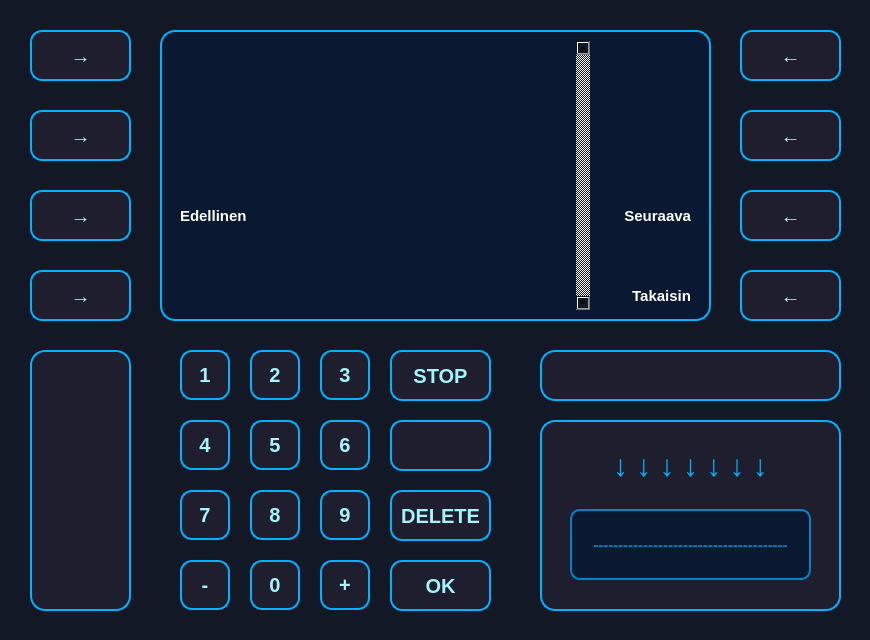
 <widget class="QDialog" name="TransactionWindow">
  <property name="geometry">
   <rect>
    <x>0</x>
    <y>0</y>
    <width>870</width>
    <height>640</height>
   </rect>
  </property>
  <property name="windowTitle">
   <string>Dialog</string>
  </property>
  <property name="styleSheet">
   <string notr="true">QDialog, QWidget {
    background-color: #121826;
}</string>
  </property>
  <widget class="QPushButton" name="btn_14">
   <property name="geometry">
    <rect>
     <x>390</x>
     <y>490</y>
     <width>101</width>
     <height>51</height>
    </rect>
   </property>
   <property name="font">
    <font>
     <pointsize>-1</pointsize>
     <bold>true</bold>
     <kerning>true</kerning>
    </font>
   </property>
   <property name="styleSheet">
    <string notr="true">QPushButton {
    background-color: #1E1E2E;
    color: #A5F3FC;
    font-size: 20px;
    font-weight: bold;
    border: 2px solid #00B2FF;
    border-radius: 12px;
    padding: 10px;
    box-shadow: 0px 4px 10px rgba(0, 178, 255, 0.3);
    transition: all 0.2s ease-in-out;
}

QPushButton:hover {
    background-color: #00B2FF;
    color: #1E1E2E;
    border: 2px solid #A5F3FC;
    box-shadow: 0px 4px 15px rgba(165, 243, 252, 0.6);
    transform: scale(1.05);
}

QPushButton:pressed {
    background-color: #0084C9;
    color: #FFFFFF;
    box-shadow: inset 0px 4px 8px rgba(0, 0, 0, 0.5);
    transform: scale(0.95);
}
</string>
   </property>
   <property name="text">
    <string>DELETE</string>
   </property>
  </widget>
  <widget class="QPushButton" name="btnEmpty_2">
   <property name="geometry">
    <rect>
     <x>740</x>
     <y>110</y>
     <width>101</width>
     <height>51</height>
    </rect>
   </property>
   <property name="layoutDirection">
    <enum>Qt::LayoutDirection::LeftToRight</enum>
   </property>
   <property name="autoFillBackground">
    <bool>false</bool>
   </property>
   <property name="styleSheet">
    <string notr="true">QPushButton {
    background-color: #1E1E2E;
    color: #A5F3FC;
    font-size: 20px;
    font-weight: bold;
    border: 2px solid #00B2FF;
    border-radius: 12px;
    padding: 10px;
    box-shadow: 0px 4px 10px rgba(0, 178, 255, 0.3);
    transition: all 0.2s ease-in-out;
}

QPushButton:hover {
    background-color: #00B2FF;
    color: #1E1E2E;
    border: 2px solid #A5F3FC;
    box-shadow: 0px 4px 15px rgba(165, 243, 252, 0.6);
    transform: scale(1.05);
}

QPushButton:pressed {
    background-color: #0084C9;
    color: #FFFFFF;
    box-shadow: inset 0px 4px 8px rgba(0, 0, 0, 0.5);
    transform: scale(0.95);
}
</string>
   </property>
   <property name="text">
    <string>←</string>
   </property>
  </widget>
  <widget class="QPushButton" name="btnOK">
   <property name="geometry">
    <rect>
     <x>390</x>
     <y>560</y>
     <width>101</width>
     <height>51</height>
    </rect>
   </property>
   <property name="layoutDirection">
    <enum>Qt::LayoutDirection::LeftToRight</enum>
   </property>
   <property name="styleSheet">
    <string notr="true">QPushButton {
    background-color: #1E1E2E;
    color: #A5F3FC;
    font-size: 20px;
    font-weight: bold;
    border: 2px solid #00B2FF;
    border-radius: 12px;
    padding: 10px;
    box-shadow: 0px 4px 10px rgba(0, 178, 255, 0.3);
    transition: all 0.2s ease-in-out;
}

QPushButton:hover {
    background-color: #00B2FF;
    color: #1E1E2E;
    border: 2px solid #A5F3FC;
    box-shadow: 0px 4px 15px rgba(165, 243, 252, 0.6);
    transform: scale(1.05);
}

QPushButton:pressed {
    background-color: #0084C9;
    color: #FFFFFF;
    box-shadow: inset 0px 4px 8px rgba(0, 0, 0, 0.5);
    transform: scale(0.95);
}
</string>
   </property>
   <property name="text">
    <string>OK</string>
   </property>
  </widget>
  <widget class="QPushButton" name="btnBack_2">
   <property name="geometry">
    <rect>
     <x>390</x>
     <y>350</y>
     <width>101</width>
     <height>51</height>
    </rect>
   </property>
   <property name="styleSheet">
    <string notr="true">QPushButton {
    background-color: #1E1E2E;
    color: #A5F3FC;
    font-size: 20px;
    font-weight: bold;
    border: 2px solid #00B2FF;
    border-radius: 12px;
    padding: 10px;
    box-shadow: 0px 4px 10px rgba(0, 178, 255, 0.3);
    transition: all 0.2s ease-in-out;
}

QPushButton:hover {
    background-color: #00B2FF;
    color: #1E1E2E;
    border: 2px solid #A5F3FC;
    box-shadow: 0px 4px 15px rgba(165, 243, 252, 0.6);
    transform: scale(1.05);
}

QPushButton:pressed {
    background-color: #0084C9;
    color: #FFFFFF;
    box-shadow: inset 0px 4px 8px rgba(0, 0, 0, 0.5);
    transform: scale(0.95);
}
</string>
   </property>
   <property name="text">
    <string>STOP</string>
   </property>
  </widget>
  <widget class="QLabel" name="cardSlot">
   <property name="geometry">
    <rect>
     <x>540</x>
     <y>420</y>
     <width>301</width>
     <height>191</height>
    </rect>
   </property>
   <property name="styleSheet">
    <string notr="true">QLabel#cardSlot {
    background-color: #1E1E2E;
    border: 2px solid #00B2FF;
    border-radius: 15px;
    min-width: 160px;
    min-height: 60px;
    text-align: center;
    color: #A5F3FC;
    font-size: 16px;
    font-weight: bold;
    box-shadow: inset 0px 5px 10px rgba(0, 0, 0, 0.6);
}
</string>
   </property>
   <property name="text">
    <string/>
   </property>
  </widget>
  <widget class="QPushButton" name="btn_3">
   <property name="geometry">
    <rect>
     <x>320</x>
     <y>350</y>
     <width>50</width>
     <height>50</height>
    </rect>
   </property>
   <property name="font">
    <font>
     <pointsize>-1</pointsize>
     <bold>true</bold>
     <kerning>true</kerning>
    </font>
   </property>
   <property name="styleSheet">
    <string notr="true">QPushButton {
    background-color: #1E1E2E;
    color: #A5F3FC;
    font-size: 20px;
    font-weight: bold;
    border: 2px solid #00B2FF;
    border-radius: 12px;
    padding: 10px;
    box-shadow: 0px 4px 10px rgba(0, 178, 255, 0.3);
    transition: all 0.2s ease-in-out;
}

QPushButton:hover {
    background-color: #00B2FF;
    color: #1E1E2E;
    border: 2px solid #A5F3FC;
    box-shadow: 0px 4px 15px rgba(165, 243, 252, 0.6);
    transform: scale(1.05);
}

QPushButton:pressed {
    background-color: #0084C9;
    color: #FFFFFF;
    box-shadow: inset 0px 4px 8px rgba(0, 0, 0, 0.5);
    transform: scale(0.95);
}
</string>
   </property>
   <property name="text">
    <string>3</string>
   </property>
  </widget>
  <widget class="QLabel" name="cardSlot_3">
   <property name="geometry">
    <rect>
     <x>30</x>
     <y>350</y>
     <width>101</width>
     <height>261</height>
    </rect>
   </property>
   <property name="styleSheet">
    <string notr="true">QLabel#cardSlot_3 {
    background-color: #1E1E2E;
    border: 2px solid #00B2FF;
    border-radius: 15px;
    text-align: center;
    color: #A5F3FC;
    font-size: 16px;
    font-weight: bold;
    box-shadow: inset 0px 5px 10px rgba(0, 0, 0, 0.6);
}
</string>
   </property>
   <property name="text">
    <string/>
   </property>
  </widget>
  <widget class="QPushButton" name="btnBack">
   <property name="geometry">
    <rect>
     <x>740</x>
     <y>270</y>
     <width>101</width>
     <height>51</height>
    </rect>
   </property>
   <property name="styleSheet">
    <string notr="true">QPushButton {
    background-color: #1E1E2E;
    color: #A5F3FC;
    font-size: 20px;
    font-weight: bold;
    border: 2px solid #00B2FF;
    border-radius: 12px;
    padding: 10px;
    box-shadow: 0px 4px 10px rgba(0, 178, 255, 0.3);
    transition: all 0.2s ease-in-out;
}

QPushButton:hover {
    background-color: #00B2FF;
    color: #1E1E2E;
    border: 2px solid #A5F3FC;
    box-shadow: 0px 4px 15px rgba(165, 243, 252, 0.6);
    transform: scale(1.05);
}

QPushButton:pressed {
    background-color: #0084C9;
    color: #FFFFFF;
    box-shadow: inset 0px 4px 8px rgba(0, 0, 0, 0.5);
    transform: scale(0.95);
}
</string>
   </property>
   <property name="text">
    <string>←</string>
   </property>
  </widget>
  <widget class="QLabel" name="cardSlotBorder">
   <property name="geometry">
    <rect>
     <x>570</x>
     <y>509</y>
     <width>241</width>
     <height>71</height>
    </rect>
   </property>
   <property name="styleSheet">
    <string notr="true">QLabel#cardSlotBorder {
	font-size: 15px;
	color: #0084C9;
	font-weight: bold;
    background-color: #0A1931;
    border: 2px solid #0084C9;
    border-radius: 10px;
    min-width: 140px;
    min-height: 20px;
}

</string>
   </property>
   <property name="text">
    <string>---------------------------------------</string>
   </property>
   <property name="alignment">
    <set>Qt::AlignmentFlag::AlignCenter</set>
   </property>
  </widget>
  <widget class="QPushButton" name="btnPrev">
   <property name="geometry">
    <rect>
     <x>30</x>
     <y>190</y>
     <width>101</width>
     <height>51</height>
    </rect>
   </property>
   <property name="layoutDirection">
    <enum>Qt::LayoutDirection::LeftToRight</enum>
   </property>
   <property name="autoFillBackground">
    <bool>false</bool>
   </property>
   <property name="styleSheet">
    <string notr="true">QPushButton {
    background-color: #1E1E2E;
    color: #A5F3FC;
    font-size: 20px;
    font-weight: bold;
    border: 2px solid #00B2FF;
    border-radius: 12px;
    padding: 6px;
    box-shadow: 0px 4px 10px rgba(0, 178, 255, 0.3);
    transition: all 0.2s ease-in-out;
}

QPushButton:hover {
    background-color: #00B2FF;
    color: #1E1E2E;
    border: 2px solid #A5F3FC;
    box-shadow: 0px 4px 15px rgba(165, 243, 252, 0.6);
    transform: scale(1.05);
}

QPushButton:pressed {
    background-color: #0084C9;
    color: #FFFFFF;
    box-shadow: inset 0px 4px 8px rgba(0, 0, 0, 0.5);
    transform: scale(0.95);
}
</string>
   </property>
   <property name="text">
    <string>→</string>
   </property>
  </widget>
  <widget class="QPushButton" name="btn_15">
   <property name="geometry">
    <rect>
     <x>390</x>
     <y>420</y>
     <width>101</width>
     <height>51</height>
    </rect>
   </property>
   <property name="font">
    <font>
     <pointsize>-1</pointsize>
     <bold>true</bold>
     <kerning>true</kerning>
    </font>
   </property>
   <property name="styleSheet">
    <string notr="true">QPushButton {
    background-color: #1E1E2E;
    color: #A5F3FC;
    font-size: 20px;
    font-weight: bold;
    border: 2px solid #00B2FF;
    border-radius: 12px;
    padding: 10px;
    box-shadow: 0px 4px 10px rgba(0, 178, 255, 0.3);
    transition: all 0.2s ease-in-out;
}

QPushButton:hover {
    background-color: #00B2FF;
    color: #1E1E2E;
    border: 2px solid #A5F3FC;
    box-shadow: 0px 4px 15px rgba(165, 243, 252, 0.6);
    transform: scale(1.05);
}

QPushButton:pressed {
    background-color: #0084C9;
    color: #FFFFFF;
    box-shadow: inset 0px 4px 8px rgba(0, 0, 0, 0.5);
    transform: scale(0.95);
}
</string>
   </property>
   <property name="text">
    <string/>
   </property>
  </widget>
  <widget class="QPushButton" name="btn_11">
   <property name="geometry">
    <rect>
     <x>180</x>
     <y>560</y>
     <width>50</width>
     <height>50</height>
    </rect>
   </property>
   <property name="font">
    <font>
     <pointsize>-1</pointsize>
     <bold>true</bold>
     <kerning>true</kerning>
    </font>
   </property>
   <property name="styleSheet">
    <string notr="true">QPushButton {
    background-color: #1E1E2E;
    color: #A5F3FC;
    font-size: 20px;
    font-weight: bold;
    border: 2px solid #00B2FF;
    border-radius: 12px;
    padding: 10px;
    box-shadow: 0px 4px 10px rgba(0, 178, 255, 0.3);
    transition: all 0.2s ease-in-out;
}

QPushButton:hover {
    background-color: #00B2FF;
    color: #1E1E2E;
    border: 2px solid #A5F3FC;
    box-shadow: 0px 4px 15px rgba(165, 243, 252, 0.6);
    transform: scale(1.05);
}

QPushButton:pressed {
    background-color: #0084C9;
    color: #FFFFFF;
    box-shadow: inset 0px 4px 8px rgba(0, 0, 0, 0.5);
    transform: scale(0.95);
}
</string>
   </property>
   <property name="text">
    <string>-</string>
   </property>
  </widget>
  <widget class="QPushButton" name="btn_7">
   <property name="geometry">
    <rect>
     <x>180</x>
     <y>490</y>
     <width>50</width>
     <height>50</height>
    </rect>
   </property>
   <property name="font">
    <font>
     <pointsize>-1</pointsize>
     <bold>true</bold>
     <kerning>true</kerning>
    </font>
   </property>
   <property name="styleSheet">
    <string notr="true">QPushButton {
    background-color: #1E1E2E;
    color: #A5F3FC;
    font-size: 20px;
    font-weight: bold;
    border: 2px solid #00B2FF;
    border-radius: 12px;
    padding: 10px;
    box-shadow: 0px 4px 10px rgba(0, 178, 255, 0.3);
    transition: all 0.2s ease-in-out;
}

QPushButton:hover {
    background-color: #00B2FF;
    color: #1E1E2E;
    border: 2px solid #A5F3FC;
    box-shadow: 0px 4px 15px rgba(165, 243, 252, 0.6);
    transform: scale(1.05);
}

QPushButton:pressed {
    background-color: #0084C9;
    color: #FFFFFF;
    box-shadow: inset 0px 4px 8px rgba(0, 0, 0, 0.5);
    transform: scale(0.95);
}
</string>
   </property>
   <property name="text">
    <string>7</string>
   </property>
  </widget>
  <widget class="QLabel" name="cardSlot_2">
   <property name="geometry">
    <rect>
     <x>540</x>
     <y>350</y>
     <width>301</width>
     <height>51</height>
    </rect>
   </property>
   <property name="styleSheet">
    <string notr="true">QLabel#cardSlot_2 {
    background-color: #1E1E2E;
    border: 2px solid #00B2FF;
    border-radius: 15px;
    text-align: center;
    color: #A5F3FC;
    font-size: 16px;
    font-weight: bold;
    box-shadow: inset 0px 5px 10px rgba(0, 0, 0, 0.6);
}
</string>
   </property>
   <property name="text">
    <string/>
   </property>
  </widget>
  <widget class="QPushButton" name="btn_9">
   <property name="geometry">
    <rect>
     <x>320</x>
     <y>490</y>
     <width>50</width>
     <height>50</height>
    </rect>
   </property>
   <property name="font">
    <font>
     <pointsize>-1</pointsize>
     <bold>true</bold>
     <kerning>true</kerning>
    </font>
   </property>
   <property name="styleSheet">
    <string notr="true">QPushButton {
    background-color: #1E1E2E;
    color: #A5F3FC;
    font-size: 20px;
    font-weight: bold;
    border: 2px solid #00B2FF;
    border-radius: 12px;
    padding: 10px;
    box-shadow: 0px 4px 10px rgba(0, 178, 255, 0.3);
    transition: all 0.2s ease-in-out;
}

QPushButton:hover {
    background-color: #00B2FF;
    color: #1E1E2E;
    border: 2px solid #A5F3FC;
    box-shadow: 0px 4px 15px rgba(165, 243, 252, 0.6);
    transform: scale(1.05);
}

QPushButton:pressed {
    background-color: #0084C9;
    color: #FFFFFF;
    box-shadow: inset 0px 4px 8px rgba(0, 0, 0, 0.5);
    transform: scale(0.95);
}
</string>
   </property>
   <property name="text">
    <string>9</string>
   </property>
  </widget>
  <widget class="QPushButton" name="btn_5">
   <property name="geometry">
    <rect>
     <x>250</x>
     <y>420</y>
     <width>50</width>
     <height>50</height>
    </rect>
   </property>
   <property name="font">
    <font>
     <pointsize>-1</pointsize>
     <bold>true</bold>
     <kerning>true</kerning>
    </font>
   </property>
   <property name="styleSheet">
    <string notr="true">QPushButton {
    background-color: #1E1E2E;
    color: #A5F3FC;
    font-size: 20px;
    font-weight: bold;
    border: 2px solid #00B2FF;
    border-radius: 12px;
    padding: 10px;
    box-shadow: 0px 4px 10px rgba(0, 178, 255, 0.3);
    transition: all 0.2s ease-in-out;
}

QPushButton:hover {
    background-color: #00B2FF;
    color: #1E1E2E;
    border: 2px solid #A5F3FC;
    box-shadow: 0px 4px 15px rgba(165, 243, 252, 0.6);
    transform: scale(1.05);
}

QPushButton:pressed {
    background-color: #0084C9;
    color: #FFFFFF;
    box-shadow: inset 0px 4px 8px rgba(0, 0, 0, 0.5);
    transform: scale(0.95);
}
</string>
   </property>
   <property name="text">
    <string>5</string>
   </property>
  </widget>
  <widget class="QPushButton" name="btn_10">
   <property name="geometry">
    <rect>
     <x>320</x>
     <y>560</y>
     <width>50</width>
     <height>50</height>
    </rect>
   </property>
   <property name="font">
    <font>
     <pointsize>-1</pointsize>
     <bold>true</bold>
     <kerning>true</kerning>
    </font>
   </property>
   <property name="styleSheet">
    <string notr="true">QPushButton {
    background-color: #1E1E2E;
    color: #A5F3FC;
    font-size: 20px;
    font-weight: bold;
    border: 2px solid #00B2FF;
    border-radius: 12px;
    padding: 10px;
    box-shadow: 0px 4px 10px rgba(0, 178, 255, 0.3);
    transition: all 0.2s ease-in-out;
}

QPushButton:hover {
    background-color: #00B2FF;
    color: #1E1E2E;
    border: 2px solid #A5F3FC;
    box-shadow: 0px 4px 15px rgba(165, 243, 252, 0.6);
    transform: scale(1.05);
}

QPushButton:pressed {
    background-color: #0084C9;
    color: #FFFFFF;
    box-shadow: inset 0px 4px 8px rgba(0, 0, 0, 0.5);
    transform: scale(0.95);
}
</string>
   </property>
   <property name="text">
    <string>+</string>
   </property>
  </widget>
  <widget class="QPushButton" name="btnEmpty_4">
   <property name="geometry">
    <rect>
     <x>30</x>
     <y>30</y>
     <width>101</width>
     <height>51</height>
    </rect>
   </property>
   <property name="layoutDirection">
    <enum>Qt::LayoutDirection::LeftToRight</enum>
   </property>
   <property name="autoFillBackground">
    <bool>false</bool>
   </property>
   <property name="styleSheet">
    <string notr="true">QPushButton {
    background-color: #1E1E2E;
    color: #A5F3FC;
    font-size: 20px;
    font-weight: bold;
    border: 2px solid #00B2FF;
    border-radius: 12px;
    padding: 10px;
    box-shadow: 0px 4px 10px rgba(0, 178, 255, 0.3);
    transition: all 0.2s ease-in-out;
}

QPushButton:hover {
    background-color: #00B2FF;
    color: #1E1E2E;
    border: 2px solid #A5F3FC;
    box-shadow: 0px 4px 15px rgba(165, 243, 252, 0.6);
    transform: scale(1.05);
}

QPushButton:pressed {
    background-color: #0084C9;
    color: #FFFFFF;
    box-shadow: inset 0px 4px 8px rgba(0, 0, 0, 0.5);
    transform: scale(0.95);
}
</string>
   </property>
   <property name="text">
    <string>→</string>
   </property>
  </widget>
  <widget class="QPushButton" name="btn_0">
   <property name="geometry">
    <rect>
     <x>250</x>
     <y>560</y>
     <width>50</width>
     <height>50</height>
    </rect>
   </property>
   <property name="font">
    <font>
     <pointsize>-1</pointsize>
     <bold>true</bold>
     <kerning>true</kerning>
    </font>
   </property>
   <property name="styleSheet">
    <string notr="true">QPushButton {
    background-color: #1E1E2E;
    color: #A5F3FC;
    font-size: 20px;
    font-weight: bold;
    border: 2px solid #00B2FF;
    border-radius: 12px;
    padding: 10px;
    box-shadow: 0px 4px 10px rgba(0, 178, 255, 0.3);
    transition: all 0.2s ease-in-out;
}

QPushButton:hover {
    background-color: #00B2FF;
    color: #1E1E2E;
    border: 2px solid #A5F3FC;
    box-shadow: 0px 4px 15px rgba(165, 243, 252, 0.6);
    transform: scale(1.05);
}

QPushButton:pressed {
    background-color: #0084C9;
    color: #FFFFFF;
    box-shadow: inset 0px 4px 8px rgba(0, 0, 0, 0.5);
    transform: scale(0.95);
}
</string>
   </property>
   <property name="text">
    <string>0</string>
   </property>
  </widget>
  <widget class="QPushButton" name="btn_4">
   <property name="geometry">
    <rect>
     <x>180</x>
     <y>420</y>
     <width>50</width>
     <height>50</height>
    </rect>
   </property>
   <property name="font">
    <font>
     <pointsize>-1</pointsize>
     <bold>true</bold>
     <kerning>true</kerning>
    </font>
   </property>
   <property name="styleSheet">
    <string notr="true">QPushButton {
    background-color: #1E1E2E;
    color: #A5F3FC;
    font-size: 20px;
    font-weight: bold;
    border: 2px solid #00B2FF;
    border-radius: 12px;
    padding: 10px;
    box-shadow: 0px 4px 10px rgba(0, 178, 255, 0.3);
    transition: all 0.2s ease-in-out;
}

QPushButton:hover {
    background-color: #00B2FF;
    color: #1E1E2E;
    border: 2px solid #A5F3FC;
    box-shadow: 0px 4px 15px rgba(165, 243, 252, 0.6);
    transform: scale(1.05);
}

QPushButton:pressed {
    background-color: #0084C9;
    color: #FFFFFF;
    box-shadow: inset 0px 4px 8px rgba(0, 0, 0, 0.5);
    transform: scale(0.95);
}
</string>
   </property>
   <property name="text">
    <string>4</string>
   </property>
  </widget>
  <widget class="QPushButton" name="btn_2">
   <property name="geometry">
    <rect>
     <x>250</x>
     <y>350</y>
     <width>50</width>
     <height>50</height>
    </rect>
   </property>
   <property name="font">
    <font>
     <pointsize>-1</pointsize>
     <bold>true</bold>
     <kerning>true</kerning>
    </font>
   </property>
   <property name="styleSheet">
    <string notr="true">QPushButton {
    background-color: #1E1E2E;
    color: #A5F3FC;
    font-size: 20px;
    font-weight: bold;
    border: 2px solid #00B2FF;
    border-radius: 12px;
    padding: 10px;
    box-shadow: 0px 4px 10px rgba(0, 178, 255, 0.3);
    transition: all 0.2s ease-in-out;
}

QPushButton:hover {
    background-color: #00B2FF;
    color: #1E1E2E;
    border: 2px solid #A5F3FC;
    box-shadow: 0px 4px 15px rgba(165, 243, 252, 0.6);
    transform: scale(1.05);
}

QPushButton:pressed {
    background-color: #0084C9;
    color: #FFFFFF;
    box-shadow: inset 0px 4px 8px rgba(0, 0, 0, 0.5);
    transform: scale(0.95);
}
</string>
   </property>
   <property name="text">
    <string>2</string>
   </property>
  </widget>
  <widget class="QPushButton" name="btnEmpty_7">
   <property name="geometry">
    <rect>
     <x>30</x>
     <y>270</y>
     <width>101</width>
     <height>51</height>
    </rect>
   </property>
   <property name="layoutDirection">
    <enum>Qt::LayoutDirection::LeftToRight</enum>
   </property>
   <property name="autoFillBackground">
    <bool>false</bool>
   </property>
   <property name="styleSheet">
    <string notr="true">QPushButton {
    background-color: #1E1E2E;
    color: #A5F3FC;
    font-size: 20px;
    font-weight: bold;
    border: 2px solid #00B2FF;
    border-radius: 12px;
    padding: 10px;
    box-shadow: 0px 4px 10px rgba(0, 178, 255, 0.3);
    transition: all 0.2s ease-in-out;
}

QPushButton:hover {
    background-color: #00B2FF;
    color: #1E1E2E;
    border: 2px solid #A5F3FC;
    box-shadow: 0px 4px 15px rgba(165, 243, 252, 0.6);
    transform: scale(1.05);
}

QPushButton:pressed {
    background-color: #0084C9;
    color: #FFFFFF;
    box-shadow: inset 0px 4px 8px rgba(0, 0, 0, 0.5);
    transform: scale(0.95);
}
</string>
   </property>
   <property name="text">
    <string>→</string>
   </property>
  </widget>
  <widget class="QPushButton" name="btnNext">
   <property name="geometry">
    <rect>
     <x>740</x>
     <y>190</y>
     <width>101</width>
     <height>51</height>
    </rect>
   </property>
   <property name="layoutDirection">
    <enum>Qt::LayoutDirection::LeftToRight</enum>
   </property>
   <property name="autoFillBackground">
    <bool>false</bool>
   </property>
   <property name="styleSheet">
    <string notr="true">QPushButton {
    background-color: #1E1E2E;
    color: #A5F3FC;
    font-size: 20px;
    font-weight: bold;
    border: 2px solid #00B2FF;
    border-radius: 12px;
    padding: 6px;
    box-shadow: 0px 4px 10px rgba(0, 178, 255, 0.3);
    transition: all 0.2s ease-in-out;
}

QPushButton:hover {
    background-color: #00B2FF;
    color: #1E1E2E;
    border: 2px solid #A5F3FC;
    box-shadow: 0px 4px 15px rgba(165, 243, 252, 0.6);
    transform: scale(1.05);
}

QPushButton:pressed {
    background-color: #0084C9;
    color: #FFFFFF;
    box-shadow: inset 0px 4px 8px rgba(0, 0, 0, 0.5);
    transform: scale(0.95);
}
</string>
   </property>
   <property name="text">
    <string>←</string>
   </property>
  </widget>
  <widget class="QLabel" name="cardArrow">
   <property name="geometry">
    <rect>
     <x>570</x>
     <y>430</y>
     <width>241</width>
     <height>71</height>
    </rect>
   </property>
   <property name="styleSheet">
    <string notr="true">QLabel#cardArrow {
    font-size: 30px;
    color: #00B2FF;
    font-weight: bold;
    text-align: center;
    min-width: 30px;
    min-height: 30px;
	background-color: transparent;
}
</string>
   </property>
   <property name="text">
    <string>↓ ↓ ↓ ↓ ↓ ↓ ↓</string>
   </property>
   <property name="alignment">
    <set>Qt::AlignmentFlag::AlignCenter</set>
   </property>
  </widget>
  <widget class="QPushButton" name="btn_6">
   <property name="geometry">
    <rect>
     <x>320</x>
     <y>420</y>
     <width>50</width>
     <height>50</height>
    </rect>
   </property>
   <property name="font">
    <font>
     <pointsize>-1</pointsize>
     <bold>true</bold>
     <kerning>true</kerning>
    </font>
   </property>
   <property name="styleSheet">
    <string notr="true">QPushButton {
    background-color: #1E1E2E;
    color: #A5F3FC;
    font-size: 20px;
    font-weight: bold;
    border: 2px solid #00B2FF;
    border-radius: 12px;
    padding: 10px;
    box-shadow: 0px 4px 10px rgba(0, 178, 255, 0.3);
    transition: all 0.2s ease-in-out;
}

QPushButton:hover {
    background-color: #00B2FF;
    color: #1E1E2E;
    border: 2px solid #A5F3FC;
    box-shadow: 0px 4px 15px rgba(165, 243, 252, 0.6);
    transform: scale(1.05);
}

QPushButton:pressed {
    background-color: #0084C9;
    color: #FFFFFF;
    box-shadow: inset 0px 4px 8px rgba(0, 0, 0, 0.5);
    transform: scale(0.95);
}
</string>
   </property>
   <property name="text">
    <string>6</string>
   </property>
  </widget>
  <widget class="QPushButton" name="btnEmpty_5">
   <property name="geometry">
    <rect>
     <x>30</x>
     <y>110</y>
     <width>101</width>
     <height>51</height>
    </rect>
   </property>
   <property name="layoutDirection">
    <enum>Qt::LayoutDirection::LeftToRight</enum>
   </property>
   <property name="autoFillBackground">
    <bool>false</bool>
   </property>
   <property name="styleSheet">
    <string notr="true">QPushButton {
    background-color: #1E1E2E;
    color: #A5F3FC;
    font-size: 20px;
    font-weight: bold;
    border: 2px solid #00B2FF;
    border-radius: 12px;
    padding: 10px;
    box-shadow: 0px 4px 10px rgba(0, 178, 255, 0.3);
    transition: all 0.2s ease-in-out;
}

QPushButton:hover {
    background-color: #00B2FF;
    color: #1E1E2E;
    border: 2px solid #A5F3FC;
    box-shadow: 0px 4px 15px rgba(165, 243, 252, 0.6);
    transform: scale(1.05);
}

QPushButton:pressed {
    background-color: #0084C9;
    color: #FFFFFF;
    box-shadow: inset 0px 4px 8px rgba(0, 0, 0, 0.5);
    transform: scale(0.95);
}
</string>
   </property>
   <property name="text">
    <string>→</string>
   </property>
  </widget>
  <widget class="QPushButton" name="btn_8">
   <property name="geometry">
    <rect>
     <x>250</x>
     <y>490</y>
     <width>50</width>
     <height>50</height>
    </rect>
   </property>
   <property name="font">
    <font>
     <pointsize>-1</pointsize>
     <bold>true</bold>
     <kerning>true</kerning>
    </font>
   </property>
   <property name="styleSheet">
    <string notr="true">QPushButton {
    background-color: #1E1E2E;
    color: #A5F3FC;
    font-size: 20px;
    font-weight: bold;
    border: 2px solid #00B2FF;
    border-radius: 12px;
    padding: 10px;
    box-shadow: 0px 4px 10px rgba(0, 178, 255, 0.3);
    transition: all 0.2s ease-in-out;
}

QPushButton:hover {
    background-color: #00B2FF;
    color: #1E1E2E;
    border: 2px solid #A5F3FC;
    box-shadow: 0px 4px 15px rgba(165, 243, 252, 0.6);
    transform: scale(1.05);
}

QPushButton:pressed {
    background-color: #0084C9;
    color: #FFFFFF;
    box-shadow: inset 0px 4px 8px rgba(0, 0, 0, 0.5);
    transform: scale(0.95);
}
</string>
   </property>
   <property name="text">
    <string>8</string>
   </property>
  </widget>
  <widget class="QPushButton" name="btn_1">
   <property name="geometry">
    <rect>
     <x>180</x>
     <y>350</y>
     <width>50</width>
     <height>50</height>
    </rect>
   </property>
   <property name="font">
    <font>
     <pointsize>-1</pointsize>
     <bold>true</bold>
     <kerning>true</kerning>
    </font>
   </property>
   <property name="styleSheet">
    <string notr="true">QPushButton {
    background-color: #1E1E2E;
    color: #A5F3FC;
    font-size: 20px;
    font-weight: bold;
    border: 2px solid #00B2FF;
    border-radius: 12px;
    padding: 10px;
    box-shadow: 0px 4px 10px rgba(0, 178, 255, 0.3);
    transition: all 0.2s ease-in-out;
}

QPushButton:hover {
    background-color: #00B2FF;
    color: #1E1E2E;
    border: 2px solid #A5F3FC;
    box-shadow: 0px 4px 15px rgba(165, 243, 252, 0.6);
    transform: scale(1.05);
}

QPushButton:pressed {
    background-color: #0084C9;
    color: #FFFFFF;
    box-shadow: inset 0px 4px 8px rgba(0, 0, 0, 0.5);
    transform: scale(0.95);
}
</string>
   </property>
   <property name="text">
    <string>1</string>
   </property>
  </widget>
  <widget class="QPushButton" name="btnEmpty_3">
   <property name="geometry">
    <rect>
     <x>740</x>
     <y>30</y>
     <width>101</width>
     <height>51</height>
    </rect>
   </property>
   <property name="layoutDirection">
    <enum>Qt::LayoutDirection::LeftToRight</enum>
   </property>
   <property name="autoFillBackground">
    <bool>false</bool>
   </property>
   <property name="styleSheet">
    <string notr="true">QPushButton {
    background-color: #1E1E2E;
    color: #A5F3FC;
    font-size: 20px;
    font-weight: bold;
    border: 2px solid #00B2FF;
    border-radius: 12px;
    padding: 10px;
    box-shadow: 0px 4px 10px rgba(0, 178, 255, 0.3);
    transition: all 0.2s ease-in-out;
}

QPushButton:hover {
    background-color: #00B2FF;
    color: #1E1E2E;
    border: 2px solid #A5F3FC;
    box-shadow: 0px 4px 15px rgba(165, 243, 252, 0.6);
    transform: scale(1.05);
}

QPushButton:pressed {
    background-color: #0084C9;
    color: #FFFFFF;
    box-shadow: inset 0px 4px 8px rgba(0, 0, 0, 0.5);
    transform: scale(0.95);
}
</string>
   </property>
   <property name="text">
    <string>←</string>
   </property>
  </widget>
  <widget class="QTableWidget" name="tableWidget">
   <property name="geometry">
    <rect>
     <x>270</x>
     <y>30</y>
     <width>331</width>
     <height>291</height>
    </rect>
   </property>
   <property name="layoutDirection">
    <enum>Qt::LayoutDirection::LeftToRight</enum>
   </property>
   <property name="autoFillBackground">
    <bool>false</bool>
   </property>
   <property name="styleSheet">
    <string notr="true">QTableWidget {
	background-color: transparent;
    padding: 10px;
    color: #A5F3FC;
    font-size: 18px;
    font-weight: bold;
}


QHeaderView::section { 
    background-color: lightgray; 
    color: black; 
    font-weight: bold; 
}

QTableCornerButton::section {
    background-color: lightgray; 
}

QTableWidget QTableView::item {
    color: black;
}

</string>
   </property>
   <property name="frameShape">
    <enum>QFrame::Shape::StyledPanel</enum>
   </property>
   <property name="lineWidth">
    <number>1</number>
   </property>
   <property name="verticalScrollBarPolicy">
    <enum>Qt::ScrollBarPolicy::ScrollBarAlwaysOn</enum>
   </property>
   <property name="horizontalScrollBarPolicy">
    <enum>Qt::ScrollBarPolicy::ScrollBarAsNeeded</enum>
   </property>
   <property name="sizeAdjustPolicy">
    <enum>QAbstractScrollArea::SizeAdjustPolicy::AdjustIgnored</enum>
   </property>
   <property name="tabKeyNavigation">
    <bool>true</bool>
   </property>
   <property name="alternatingRowColors">
    <bool>false</bool>
   </property>
   <property name="textElideMode">
    <enum>Qt::TextElideMode::ElideRight</enum>
   </property>
   <property name="showGrid">
    <bool>true</bool>
   </property>
   <property name="gridStyle">
    <enum>Qt::PenStyle::SolidLine</enum>
   </property>
   <property name="sortingEnabled">
    <bool>true</bool>
   </property>
  </widget>
  <widget class="QTableWidget" name="tableWidget_2">
   <property name="geometry">
    <rect>
     <x>160</x>
     <y>30</y>
     <width>551</width>
     <height>291</height>
    </rect>
   </property>
   <property name="styleSheet">
    <string notr="true">QTableWidget {
    background-color: #0A1931;
    border: 2px solid #00B2FF;
    border-radius: 15px;
    padding: 10px;
    color: #A5F3FC;
    font-size: 18px;
    font-weight: bold;
}


QHeaderView::section { 
    background-color: lightgray; 
    color: black; 
    font-weight: bold; 
}

QTableCornerButton::section {
    background-color: lightgray; 
}

QTableWidget QTableView::item {
    color: black;
}

</string>
   </property>
   <property name="tabKeyNavigation">
    <bool>true</bool>
   </property>
  </widget>
  <widget class="QLabel" name="txtBack">
   <property name="geometry">
    <rect>
     <x>550</x>
     <y>270</y>
     <width>141</width>
     <height>51</height>
    </rect>
   </property>
   <property name="styleSheet">
    <string notr="true">font-size: 15px;
color: white;
font-weight: bold;
background-color: transparent;
text-transform: uppercase;</string>
   </property>
   <property name="text">
    <string>Takaisin</string>
   </property>
   <property name="alignment">
    <set>Qt::AlignmentFlag::AlignRight|Qt::AlignmentFlag::AlignTrailing|Qt::AlignmentFlag::AlignVCenter</set>
   </property>
  </widget>
  <widget class="QLabel" name="txtNext">
   <property name="geometry">
    <rect>
     <x>550</x>
     <y>190</y>
     <width>141</width>
     <height>51</height>
    </rect>
   </property>
   <property name="styleSheet">
    <string notr="true">font-size: 15px;
color: white;
font-weight: bold;
background-color: transparent;
text-transform: uppercase;</string>
   </property>
   <property name="text">
    <string>Seuraava</string>
   </property>
   <property name="alignment">
    <set>Qt::AlignmentFlag::AlignRight|Qt::AlignmentFlag::AlignTrailing|Qt::AlignmentFlag::AlignVCenter</set>
   </property>
  </widget>
  <widget class="QLabel" name="txtPrevious">
   <property name="geometry">
    <rect>
     <x>180</x>
     <y>190</y>
     <width>141</width>
     <height>51</height>
    </rect>
   </property>
   <property name="layoutDirection">
    <enum>Qt::LayoutDirection::LeftToRight</enum>
   </property>
   <property name="styleSheet">
    <string notr="true">font-size: 15px;
color: white;
font-weight: bold;
background-color: transparent;
text-transform: uppercase;</string>
   </property>
   <property name="text">
    <string>Edellinen</string>
   </property>
   <property name="alignment">
    <set>Qt::AlignmentFlag::AlignLeading|Qt::AlignmentFlag::AlignLeft|Qt::AlignmentFlag::AlignVCenter</set>
   </property>
  </widget>
  <zorder>tableWidget_2</zorder>
  <zorder>tableWidget</zorder>
  <zorder>btn_14</zorder>
  <zorder>btnEmpty_2</zorder>
  <zorder>btnOK</zorder>
  <zorder>btnBack_2</zorder>
  <zorder>cardSlot</zorder>
  <zorder>btn_3</zorder>
  <zorder>cardSlot_3</zorder>
  <zorder>btnBack</zorder>
  <zorder>cardSlotBorder</zorder>
  <zorder>btnPrev</zorder>
  <zorder>btn_15</zorder>
  <zorder>btn_11</zorder>
  <zorder>btn_7</zorder>
  <zorder>cardSlot_2</zorder>
  <zorder>btn_9</zorder>
  <zorder>btn_5</zorder>
  <zorder>btn_10</zorder>
  <zorder>btnEmpty_4</zorder>
  <zorder>btn_0</zorder>
  <zorder>btn_4</zorder>
  <zorder>btn_2</zorder>
  <zorder>btnEmpty_7</zorder>
  <zorder>btnNext</zorder>
  <zorder>cardArrow</zorder>
  <zorder>btn_6</zorder>
  <zorder>btnEmpty_5</zorder>
  <zorder>btn_8</zorder>
  <zorder>btn_1</zorder>
  <zorder>btnEmpty_3</zorder>
  <zorder>txtBack</zorder>
  <zorder>txtNext</zorder>
  <zorder>txtPrevious</zorder>
 </widget>
